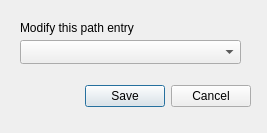
<?xml version="1.0" encoding="UTF-8"?>
<ui version="4.0">
 <class>CDlgPathDir</class>
 <widget class="QDialog" name="CDlgPathDir">
  <property name="geometry">
   <rect>
    <x>0</x>
    <y>0</y>
    <width>267</width>
    <height>133</height>
   </rect>
  </property>
  <property name="windowTitle">
   <string>Dialog</string>
  </property>
  <widget class="QDialogButtonBox" name="buttonBox">
   <property name="geometry">
    <rect>
     <x>20</x>
     <y>80</y>
     <width>231</width>
     <height>32</height>
    </rect>
   </property>
   <property name="orientation">
    <enum>Qt::Horizontal</enum>
   </property>
   <property name="standardButtons">
    <set>QDialogButtonBox::Cancel|QDialogButtonBox::Save</set>
   </property>
  </widget>
  <widget class="QComboBox" name="cbAim">
   <property name="geometry">
    <rect>
     <x>20</x>
     <y>40</y>
     <width>221</width>
     <height>24</height>
    </rect>
   </property>
  </widget>
  <widget class="QLabel" name="label">
   <property name="geometry">
    <rect>
     <x>20</x>
     <y>20</y>
     <width>191</width>
     <height>16</height>
    </rect>
   </property>
   <property name="text">
    <string>Modify this path entry</string>
   </property>
  </widget>
 </widget>
 <resources/>
 <connections>
  <connection>
   <sender>buttonBox</sender>
   <signal>accepted()</signal>
   <receiver>CDlgPathDir</receiver>
   <slot>accept()</slot>
   <hints>
    <hint type="sourcelabel">
     <x>248</x>
     <y>254</y>
    </hint>
    <hint type="destinationlabel">
     <x>157</x>
     <y>274</y>
    </hint>
   </hints>
  </connection>
  <connection>
   <sender>buttonBox</sender>
   <signal>rejected()</signal>
   <receiver>CDlgPathDir</receiver>
   <slot>reject()</slot>
   <hints>
    <hint type="sourcelabel">
     <x>316</x>
     <y>260</y>
    </hint>
    <hint type="destinationlabel">
     <x>286</x>
     <y>274</y>
    </hint>
   </hints>
  </connection>
 </connections>
</ui>
